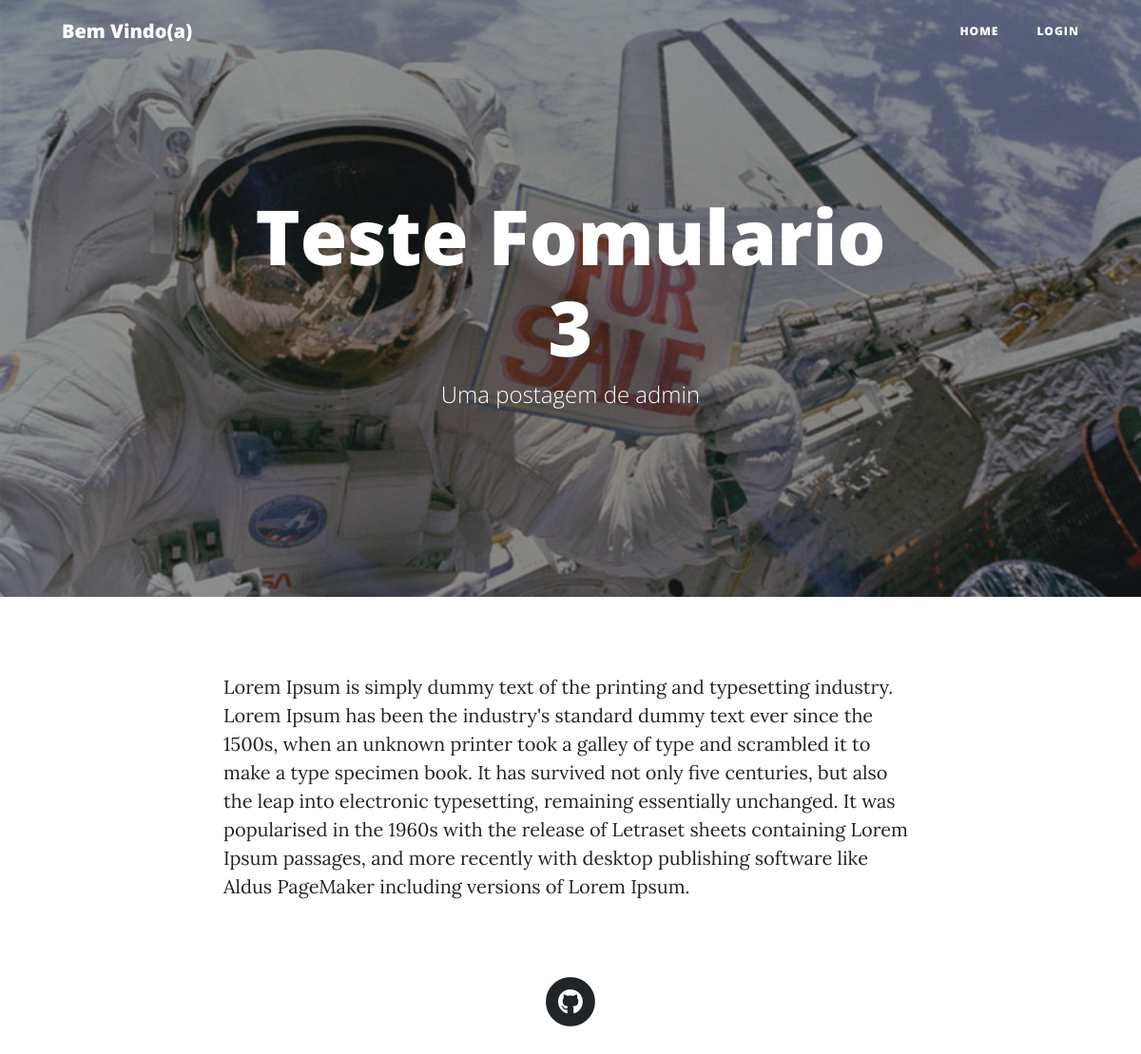
The page /post/teste-fomulario-3/ on the database as committed earlier.
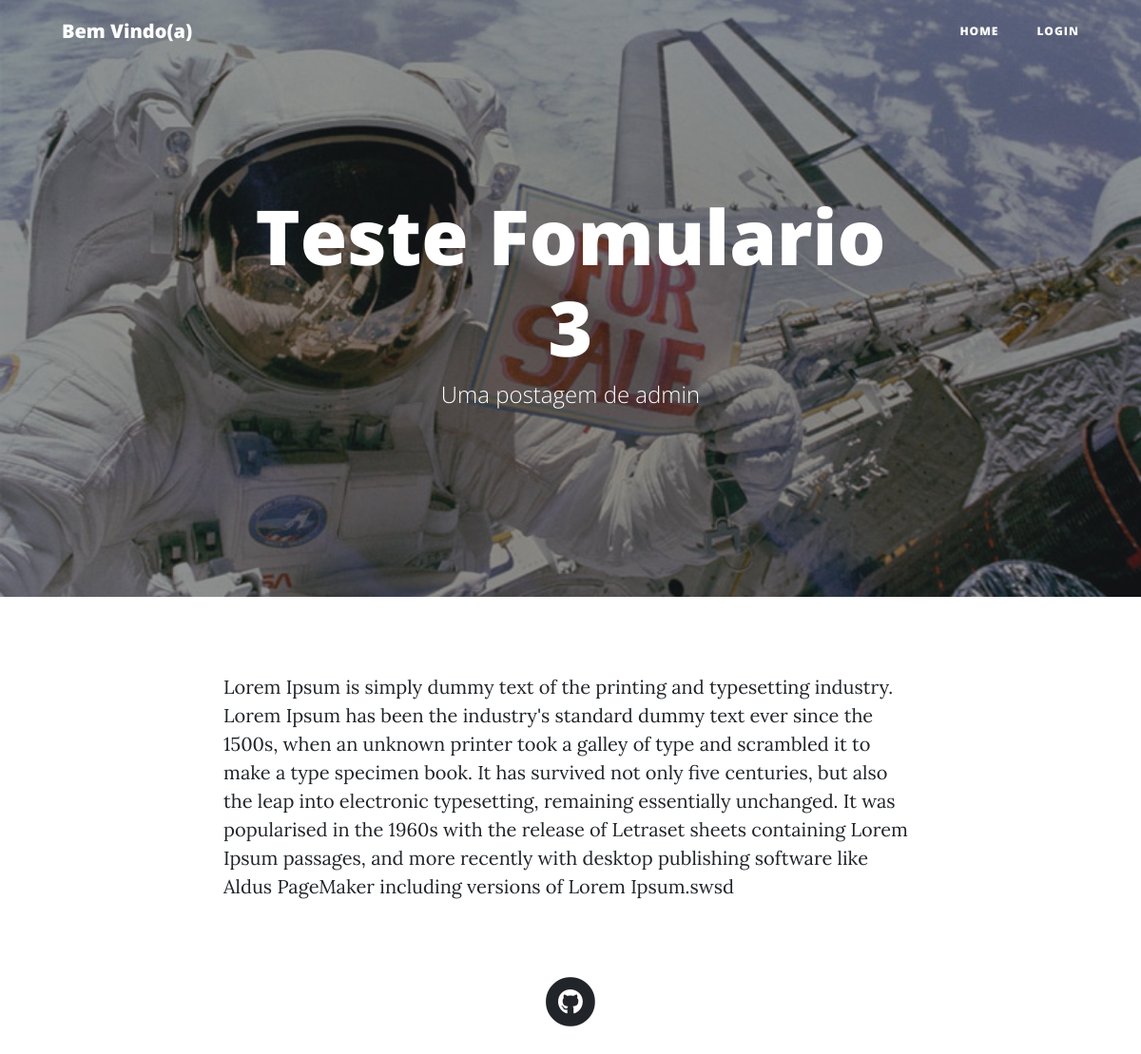
The same page on the database as committed later.
### blog/models.py (models this page shows, shortened)
class Post(models.Model):
    STATUS = (
            ('rascunho', 'Rascunho'),
            ('publicado', 'Publicado'),
        ) # Tupla estruturada com keys e values servindo para delimitar as escolhas do usuario
    title = models.CharField(verbose_name='Título', max_length = 250)
    slug  = models.SlugField(max_length = 250)
    author  = models.ForeignKey(User,
                                on_delete = models.CASCADE) # Cascade define o que fazer quando o autor for excluido dos registros
    content = RichTextField(verbose_name='Conteúdo')
    category = models.ManyToManyField(Category,
                                            related_name='get_posts')
    image = models.ImageField(upload_to="blog", blank=True, null=True)
    published = models.DateTimeField(default=timezone.now)
    created    = models.DateTimeField(auto_now_add=True) # Assim que criado, irá pegar data e hora atual
    altered  = models.DateTimeField(auto_now=True) # Assim que alterado, irá pegar data e hora
    status    = models.CharField(max_length=10,
                                    choices=STATUS,
                                    default='rascunho') # CharField com possibilidade de escolhas que são definidas em tuplas
    objects   = models.Manager() # fará com que não se limite apenas aos publicados
    published_manager = PublishedManager() # exibirá no admin do django somente os publicados
    """
        Criando um manager eu posso personalizar consultas genericas.
        No exemplo do published quando executarmos objects.published_manager.all() irá fazer a consulta
        somente nos publicados, filtro passando dentro da minha classe PublishedManager.

    """
    class Meta: # classe para algumas configuracoes de Post
        ordering = ('-published',) #"-" indica do mais antigo para o mais atual

### blog/views.py (the view)
# urls.py: path('post/<slug:slug>/', views.BlogDetailView.as_view(), name='post_detail'),
class BlogDetailView(DetailView):
    model = Post
    template_name = 'blog/post_detail.html'
    context_object_name = 'post'

### blog/templates/blog/post_detail.html (shortened to what this page needs)
{% extends 'base.html' %}
{% load static %}
{% block header %}
    {% if post.image %}
        <header class="masthead" style="background-image: url('{{ post.image.url }}')">
    {% else %}
        <header class="masthead" style="background-image: url('{% static 'img/post-sample-image.jpg' %}')">
    {% endif %}
    <div class="overlay"></div>
    <div class="container">
      <div class="row">
        <div class="col-lg-8 col-md-10 mx-auto">
          <div class="site-heading">
            <h1>{{post.title}}</h1>
            <span class="subheading">Uma postagem de {{post.author.username}}</span>
          </div>
        </div>
      </div>
    </div>
  </header>
{% endblock header %}
{% block content %}
    <div class="post-entry">
        <p>{{post.content|safe}}</p>
    </div>
{% endblock content %}

### templates/base.html (shortened to what this page needs)
{% load static %}
<!DOCTYPE html>
<html lang="pt-br">
<head>
    <link href="{% static 'vendor/bootstrap/css/bootstrap.min.css' %}" rel="stylesheet">
    <link href="{% static 'vendor/fontawesome-free/css/all.min.css' %}" rel="stylesheet" type="text/css">
    <link href="{% static 'css/clean-blog.min.css' %}" rel="stylesheet">
</head>
<body>
  <nav class="navbar navbar-expand-lg navbar-light fixed-top" id="mainNav">
    <div class="container">
      <a class="navbar-brand" href="#">{% if user.is_authenticated %} Olá, {{user.username}} {% else %} Bem Vindo(a){% endif %}</a>
      <div class="collapse navbar-collapse" id="navbarResponsive">
        <ul class="navbar-nav ml-auto">
          <li class="nav-item">
            <a class="nav-link" href="{% url 'home' %}">Home</a>
          </li>
          {% if user.is_authenticated %}
                <li class="nav-item">
                    <a class="nav-link" href="{% url 'post_new' %}">+ Nova Postagem</a>
                </li>
                <li class="nav-item">
                    <a class="nav-link" href="{% url 'logout' %}">Logout</a>
                </li>
            {% else %}
                <li class="nav-item">
                    <a class="nav-link" href="{% url 'login' %}">Login</a>
                </li>
            {% endif %}
        </ul>
      </div>
    </div>
  </nav>
  {% block header %} {% endblock header %}
    <div class="container">
        <div class="row">
            <div class="col-lg-8 col-md-10 mx-auto">
                {% block content %}
                {% endblock content %}
            </div>
        </div>
    </div>
  <footer>
    <div class="container">
      <div class="row">
        <div class="col-lg-8 col-md-10 mx-auto">
          <ul class="list-inline text-center">
            <li class="list-inline-item">
              <a href="https://github.com/Murilo20414">
                <span class="fa-stack fa-lg">
                  <i class="fas fa-circle fa-stack-2x"></i>
                  <i class="fab fa-github fa-stack-1x fa-inverse"></i>
                </span>
              </a>
            </li>
          </ul>
        </div>
      </div>
    </div>
  </footer>
</body>
</html>

Rows that differ between the two databases and show on the page:
changed Post "Teste Fomulario 3": content "…including versions of Lorem Ipsum." → "…including versions of Lorem Ipsum.swsd"
